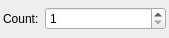
<?xml version="1.0" encoding="UTF-8"?>
<ui version="4.0">
 <class>Widget_NodeProxies</class>
 <widget class="QWidget" name="Widget_NodeProxies">
  <property name="geometry">
   <rect>
    <x>0</x>
    <y>0</y>
    <width>169</width>
    <height>38</height>
   </rect>
  </property>
  <property name="minimumSize">
   <size>
    <width>169</width>
    <height>38</height>
   </size>
  </property>
  <property name="maximumSize">
   <size>
    <width>169</width>
    <height>38</height>
   </size>
  </property>
  <property name="windowTitle">
   <string>Form</string>
  </property>
  <layout class="QHBoxLayout" name="horizontalLayout">
   <property name="leftMargin">
    <number>3</number>
   </property>
   <property name="topMargin">
    <number>0</number>
   </property>
   <property name="rightMargin">
    <number>3</number>
   </property>
   <property name="bottomMargin">
    <number>0</number>
   </property>
   <item>
    <widget class="QLabel" name="label_count">
     <property name="sizePolicy">
      <sizepolicy hsizetype="Maximum" vsizetype="Maximum">
       <horstretch>0</horstretch>
       <verstretch>0</verstretch>
      </sizepolicy>
     </property>
     <property name="text">
      <string>Count:</string>
     </property>
    </widget>
   </item>
   <item>
    <widget class="QSpinBox" name="spinBox_count">
     <property name="minimum">
      <number>1</number>
     </property>
     <property name="maximum">
      <number>9999</number>
     </property>
    </widget>
   </item>
  </layout>
 </widget>
 <resources/>
 <connections/>
</ui>
